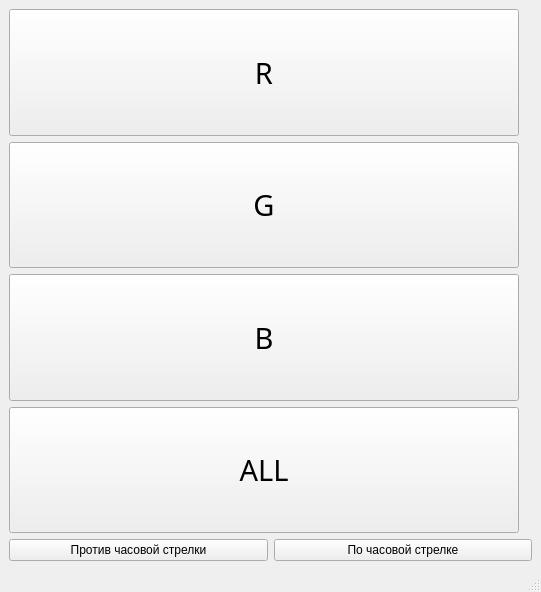
<?xml version="1.0" encoding="UTF-8"?>
<ui version="4.0">
 <class>MainWindow</class>
 <widget class="QMainWindow" name="MainWindow">
  <property name="geometry">
   <rect>
    <x>0</x>
    <y>0</y>
    <width>541</width>
    <height>592</height>
   </rect>
  </property>
  <property name="windowTitle">
   <string>MainWindow</string>
  </property>
  <widget class="QWidget" name="centralwidget">
   <layout class="QGridLayout" name="gridLayout">
    <item row="0" column="0">
     <layout class="QVBoxLayout" name="verticalLayout">
      <item>
       <widget class="QPushButton" name="pushButton_2">
        <property name="sizePolicy">
         <sizepolicy hsizetype="Expanding" vsizetype="Expanding">
          <horstretch>0</horstretch>
          <verstretch>0</verstretch>
         </sizepolicy>
        </property>
        <property name="font">
         <font>
          <family>Segoe Print</family>
          <pointsize>22</pointsize>
         </font>
        </property>
        <property name="text">
         <string>R</string>
        </property>
       </widget>
      </item>
      <item>
       <widget class="QPushButton" name="pushButton_3">
        <property name="sizePolicy">
         <sizepolicy hsizetype="Expanding" vsizetype="Expanding">
          <horstretch>0</horstretch>
          <verstretch>0</verstretch>
         </sizepolicy>
        </property>
        <property name="font">
         <font>
          <family>Segoe Print</family>
          <pointsize>22</pointsize>
         </font>
        </property>
        <property name="text">
         <string>G</string>
        </property>
       </widget>
      </item>
      <item>
       <widget class="QPushButton" name="pushButton">
        <property name="sizePolicy">
         <sizepolicy hsizetype="Expanding" vsizetype="Expanding">
          <horstretch>0</horstretch>
          <verstretch>0</verstretch>
         </sizepolicy>
        </property>
        <property name="font">
         <font>
          <family>Segoe Print</family>
          <pointsize>22</pointsize>
         </font>
        </property>
        <property name="text">
         <string>B</string>
        </property>
       </widget>
      </item>
      <item>
       <widget class="QPushButton" name="pushButton_6">
        <property name="sizePolicy">
         <sizepolicy hsizetype="Expanding" vsizetype="Expanding">
          <horstretch>0</horstretch>
          <verstretch>0</verstretch>
         </sizepolicy>
        </property>
        <property name="font">
         <font>
          <family>Segoe Print</family>
          <pointsize>22</pointsize>
         </font>
        </property>
        <property name="text">
         <string>ALL</string>
        </property>
       </widget>
      </item>
     </layout>
    </item>
    <item row="0" column="1">
     <widget class="QLabel" name="label">
      <property name="sizePolicy">
       <sizepolicy hsizetype="Minimum" vsizetype="Minimum">
        <horstretch>0</horstretch>
        <verstretch>0</verstretch>
       </sizepolicy>
      </property>
      <property name="text">
       <string/>
      </property>
      <property name="textFormat">
       <enum>Qt::PlainText</enum>
      </property>
      <property name="pixmap">
       <pixmap>cat2.jpg</pixmap>
      </property>
      <property name="scaledContents">
       <bool>false</bool>
      </property>
      <property name="wordWrap">
       <bool>false</bool>
      </property>
     </widget>
    </item>
    <item row="1" column="0" colspan="2">
     <layout class="QHBoxLayout" name="horizontalLayout">
      <item>
       <widget class="QPushButton" name="pushButton_4">
        <property name="text">
         <string>Против часовой стрелки</string>
        </property>
       </widget>
      </item>
      <item>
       <widget class="QPushButton" name="pushButton_5">
        <property name="text">
         <string>По часовой стрелке</string>
        </property>
       </widget>
      </item>
     </layout>
    </item>
   </layout>
  </widget>
  <widget class="QStatusBar" name="statusbar"/>
 </widget>
 <resources/>
 <connections/>
</ui>
